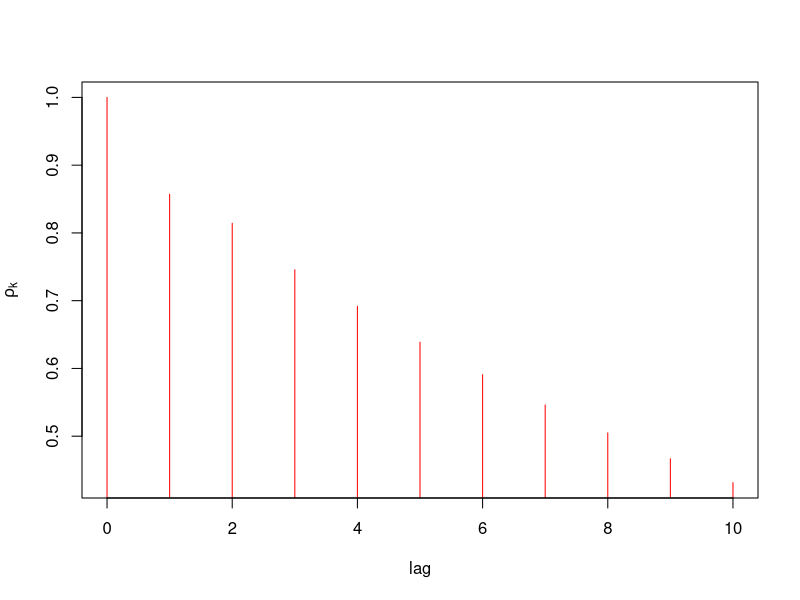
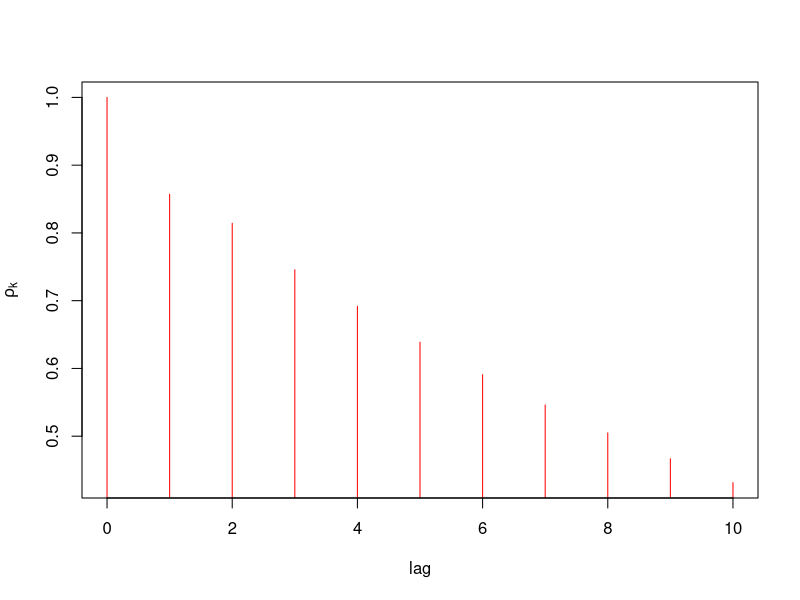
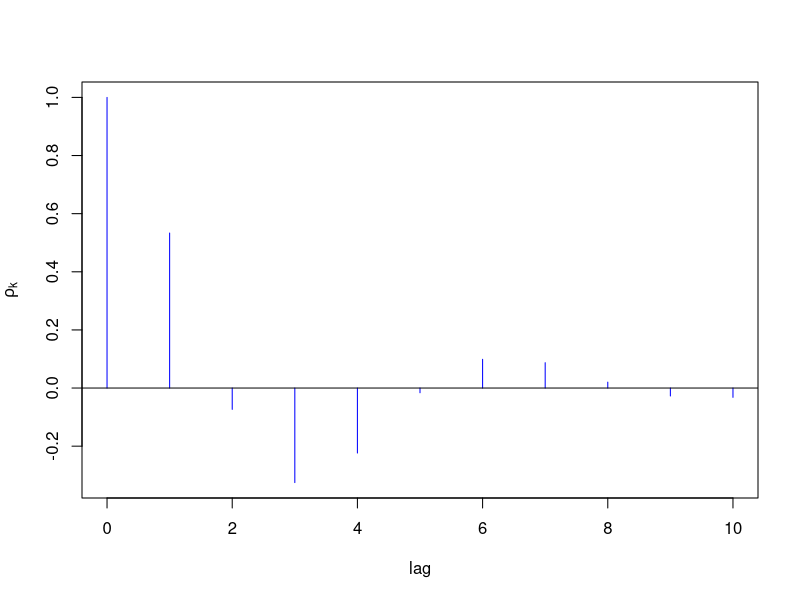

These charts were generated, in order, by the following R code:
## ---- chunk 1
knitr::opts_chunk$set(echo = TRUE)
## ---- chunk 2
# require(quantmod)  # 股價
# require(moments)   # 偏、峰度
# install.packages("fBasics")
# library(fBasics)
# install.packages('https://cran.r-project.org/src/contrib/Archive/normtest/normtest_1.1.tar.gz')
# library(normtest)

library(ggplot2)

## ---- chunk 3
rho_k_2i_a <- c()

for (i in 0:10)
  rho_k_2i_a <- c(rho_k_2i_a,(1/2+sqrt(39)/14)*((3+sqrt(39))/10)^i+(1/2-sqrt(39)/14)*((3-sqrt(39))/10)^i)

cbind(k=seq(0,10,1), ρk=rho_k_2i_a)
## ---- chunk 4
plot(x=seq(0,10,1),
     y=rho_k_2i_a,
     type ="h",
     col="Red",
     xlab="lag",
     ylab=expression(rho[k]))
## ---- chunk 5
plot(x=seq(0,10,1),
     y=(ARMAacf(c(0.6,0.3),lag.max=10)),
     type ="h",
     col="Red",
     xlab="lag",
     ylab=expression(rho[k]))
## ---- chunk 6
rho_k_2ii_a <- c()

for (i in 0:10)
  rho_k_2ii_a <- c(rho_k_2ii_a, (sqrt(2)/2)^i*(cos(i*acos(2*sqrt(2)/5)))+(2*sqrt(34)/51)*(sqrt(2)/2)^i*sin(i*acos(2*sqrt(2)/5)))

cbind(k=seq(0,10,1), ρk=rho_k_2ii_a)
## ---- chunk 7
plot(x=seq(0,10,1),
     y=(ARMAacf(c(0.8,-0.5),lag.max=10)),
     type="h",
     col="Blue",
     xlab="lag",
     ylab=expression(rho[k]))

abline(h=0)
## ---- chunk 8
rho_k_3_c <- c()

for (i in 1:10)
  rho_k_3_c <- c(rho_k_3_c, (1/2)^i*(1+(3/5)*i))

cbind(k=seq(1,10,1), ρk=rho_k_3_c)
